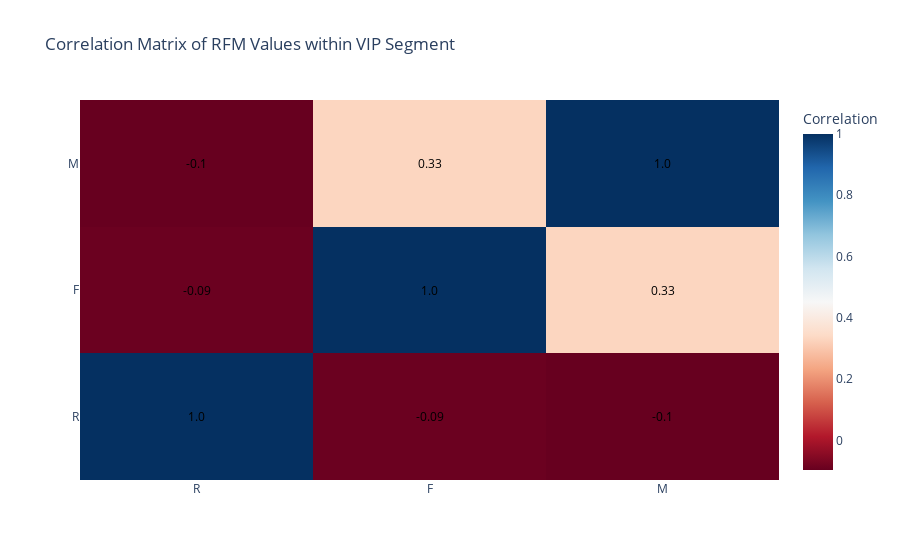

The notebook cell this image was saved under:
### Code cell
fig_heatmap = go.Figure(data=go.Heatmap(
    z=correlation_matrix.values,
    x=correlation_matrix.columns,
    y=correlation_matrix.columns,
    colorscale='RdBu',
    colorbar=dict(title='Correlation')))
fig_heatmap.update_layout(title='Correlation Matrix of RFM Values within VIP Segment',
                              annotations=[
                                dict(
                                    x=x,
                                    y=y,
                                    text=str(correlation_matrix.loc[y, x].round(2)),
                                    showarrow=False,
                                    font=dict(color='black'))
                                for y in correlation_matrix.index
                                for x in correlation_matrix.columns
                            ])
fig_heatmap.show()

### Figure 1 — Plotly figure (JSON) as saved in the notebook; plotly's stock layout.template omitted (floating-point values rounded to 4 significant figures)
{"data": [{"colorbar": {"title": {"text": "Correlation"}}, "colorscale": [[0, "rgb(103,0,31)"], [0.1, "rgb(178,24,43)"], [0.2, "rgb(214,96,77)"], [0.3, "rgb(244,165,130)"], [0.4, "rgb(253,219,199)"], [0.5, "rgb(247,247,247)"], [0.6, "rgb(209,229,240)"], [0.7, "rgb(146,197,222)"], [0.8, "rgb(67,147,195)"], [0.9, "rgb(33,102,172)"], [1, "rgb(5,48,97)"]], "type": "heatmap", "x": ["R", "F", "M"], "y": ["R", "F", "M"], "z": [[1.0, -0.08985, -0.09641], [-0.08985, 1.0, 0.3318], [-0.09641, 0.3318, 1.0]]}], "layout": {"annotations": [{"font": {"color": "black"}, "showarrow": false, "text": "1.0", "x": "R", "y": "R"}, {"font": {"color": "black"}, "showarrow": false, "text": "-0.09", "x": "F", "y": "R"}, {"font": {"color": "black"}, "showarrow": false, "text": "-0.1", "x": "M", "y": "R"}, {"font": {"color": "black"}, "showarrow": false, "text": "-0.09", "x": "R", "y": "F"}, {"font": {"color": "black"}, "showarrow": false, "text": "1.0", "x": "F", "y": "F"}, {"font": {"color": "black"}, "showarrow": false, "text": "0.33", "x": "M", "y": "F"}, {"font": {"color": "black"}, "showarrow": false, "text": "-0.1", "x": "R", "y": "M"}, {"font": {"color": "black"}, "showarrow": false, "text": "0.33", "x": "F", "y": "M"}, {"font": {"color": "black"}, "showarrow": false, "text": "1.0", "x": "M", "y": "M"}], "title": {"text": "Correlation Matrix of RFM Values within VIP Segment"}}}
